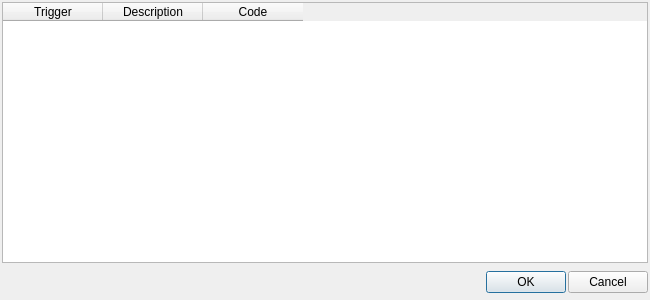
<ui version="4.0" >
 <class>SnippetsDialog</class>
 <widget class="QDialog" name="SnippetsDialog" >
  <property name="geometry" >
   <rect>
    <x>0</x>
    <y>0</y>
    <width>650</width>
    <height>300</height>
   </rect>
  </property>
  <property name="windowTitle" >
   <string>Snippets Viewer</string>
  </property>
  <property name="windowIcon" >
   <iconset/>
  </property>
  <layout class="QVBoxLayout" >
   <property name="spacing" >
    <number>4</number>
   </property>
   <property name="leftMargin" >
    <number>2</number>
   </property>
   <property name="topMargin" >
    <number>2</number>
   </property>
   <property name="rightMargin" >
    <number>2</number>
   </property>
   <property name="bottomMargin" >
    <number>2</number>
   </property>
   <item>
    <widget class="QTableWidget" name="tableWidget" >
     <property name="alternatingRowColors" >
      <bool>true</bool>
     </property>
     <property name="selectionMode" >
      <enum>QAbstractItemView::NoSelection</enum>
     </property>
     <property name="selectionBehavior" >
      <enum>QAbstractItemView::SelectRows</enum>
     </property>
     <property name="gridStyle" >
      <enum>Qt::DashLine</enum>
     </property>
     <property name="sortingEnabled" >
      <bool>false</bool>
     </property>
     <column>
      <property name="text" >
       <string>Trigger</string>
      </property>
      <property name="icon" >
       <iconset resource="qrc_sniipetsViewer.qrc" >:/ImagesSnippetsView/snippets.png</iconset>
      </property>
     </column>
     <column>
      <property name="text" >
       <string>Description</string>
      </property>
      <property name="icon" >
       <iconset resource="qrc_sniipetsViewer.qrc" >:/ImagesSnippetsView/desc.png</iconset>
      </property>
     </column>
     <column>
      <property name="text" >
       <string>Code</string>
      </property>
      <property name="icon" >
       <iconset resource="qrc_sniipetsViewer.qrc" >:/ImagesSnippetsView/code.png</iconset>
      </property>
     </column>
    </widget>
   </item>
   <item>
    <layout class="QHBoxLayout" >
     <property name="spacing" >
      <number>2</number>
     </property>
     <property name="leftMargin" >
      <number>0</number>
     </property>
     <property name="topMargin" >
      <number>0</number>
     </property>
     <property name="rightMargin" >
      <number>0</number>
     </property>
     <property name="bottomMargin" >
      <number>0</number>
     </property>
     <item>
      <spacer>
       <property name="orientation" >
        <enum>Qt::Horizontal</enum>
       </property>
       <property name="sizeHint" >
        <size>
         <width>131</width>
         <height>31</height>
        </size>
       </property>
      </spacer>
     </item>
     <item>
      <widget class="QPushButton" name="okButton" >
       <property name="text" >
        <string>OK</string>
       </property>
      </widget>
     </item>
     <item>
      <widget class="QPushButton" name="cancelButton" >
       <property name="text" >
        <string>Cancel</string>
       </property>
      </widget>
     </item>
    </layout>
   </item>
  </layout>
 </widget>
 <resources>
  <include location="qrc_snippetsViewer.qrc" />
 </resources>
 <connections>
  <connection>
   <sender>okButton</sender>
   <signal>clicked()</signal>
   <receiver>SnippetsDialog</receiver>
   <slot>accept()</slot>
   <hints>
    <hint type="sourcelabel" >
     <x>278</x>
     <y>253</y>
    </hint>
    <hint type="destinationlabel" >
     <x>96</x>
     <y>254</y>
    </hint>
   </hints>
  </connection>
  <connection>
   <sender>cancelButton</sender>
   <signal>clicked()</signal>
   <receiver>SnippetsDialog</receiver>
   <slot>reject()</slot>
   <hints>
    <hint type="sourcelabel" >
     <x>369</x>
     <y>253</y>
    </hint>
    <hint type="destinationlabel" >
     <x>179</x>
     <y>282</y>
    </hint>
   </hints>
  </connection>
 </connections>
</ui>
